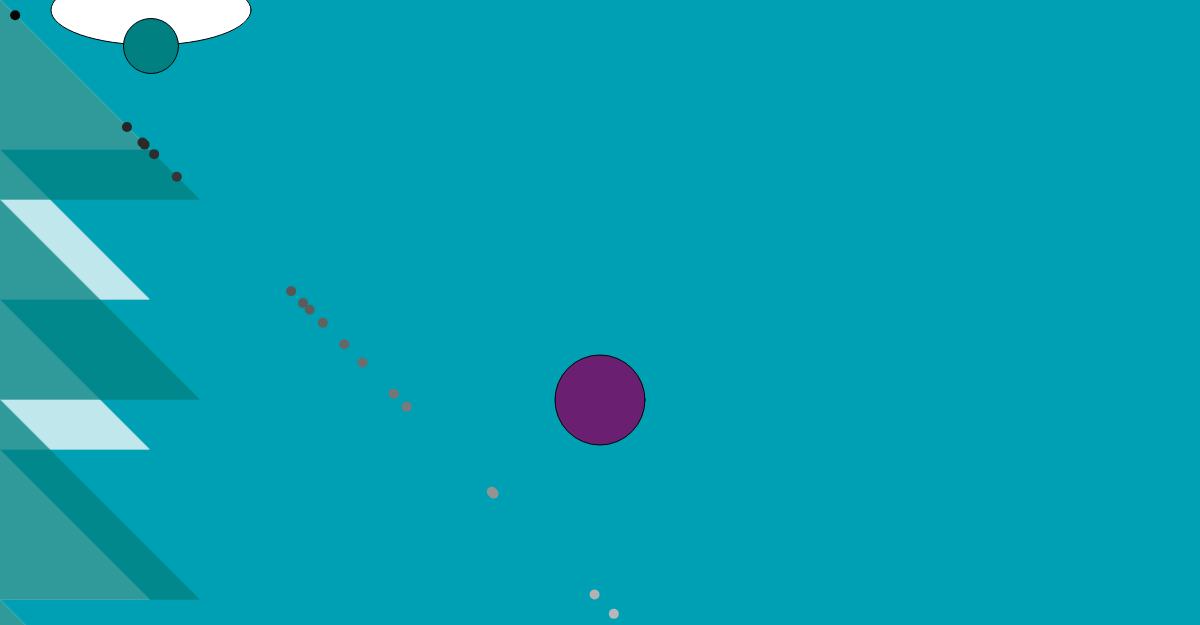
Frame 1 (no input)
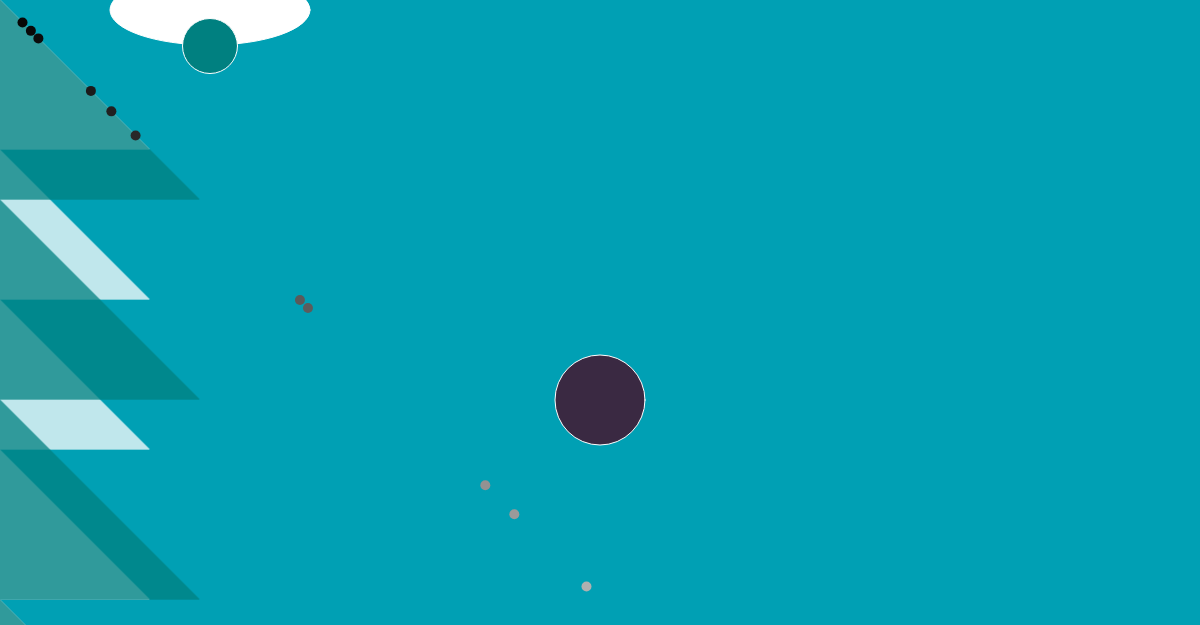
Frame 60 (no input)
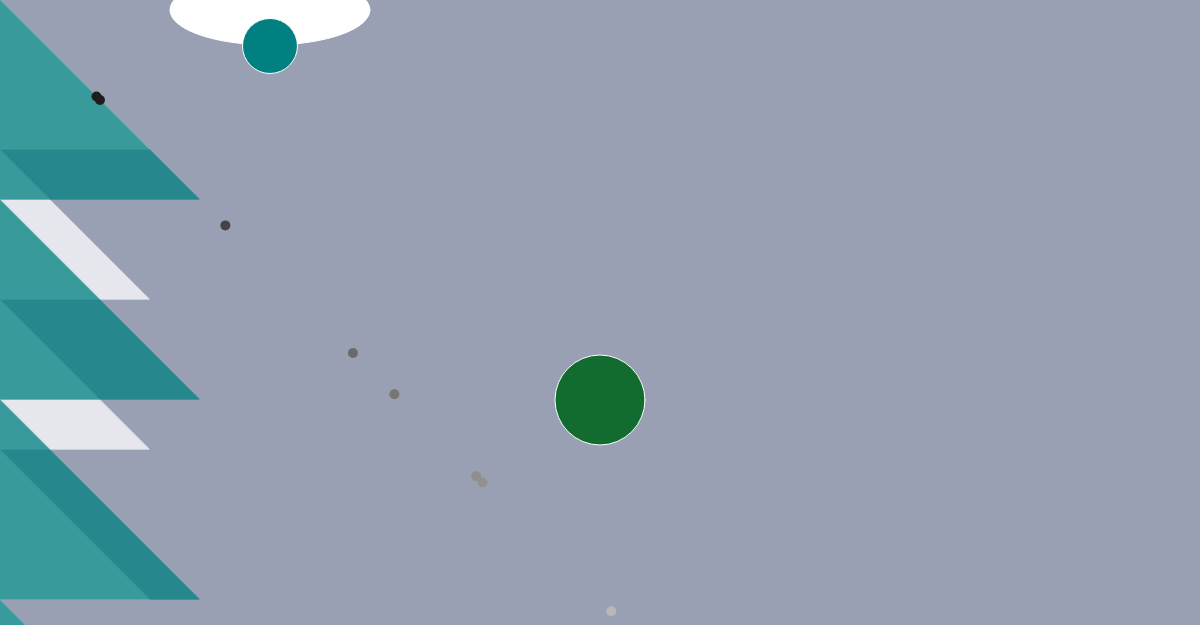
Frame 120 (the mouse pressed at the canvas centre since frame 60)

The p5.js sketch that drew these frames (run headless with seeded random() and noise() and a simulated clock; from frame 60 on, the mouse is pressed at the canvas centre):

// p5.js sketch
// ── sketch.js
 //let rand1= random( 20, 600);
//  var coTr = map( mouseX, 0, 1200, 0, 183);
  let rcol = 184
 //let pos1 = windowWidth - 80
 bcol= 180
 gcol =160

 var moveD = 150
function setup(){



   createCanvas( windowWidth, 625);


}

function draw(){
     rcol = map( mouseX, 0, 1000, 0, 255);
  moveD = moveD + 1;
  background( rcol, gcol, bcol);
  fill( 'white' );
  ellipse( moveD, 10, 200, 70);

  fill( 'teal');
  ellipse( moveD, 46, 55, 55);
  let red = floor( random(150) );
    let green = floor( random(150) );
    let blue = floor( random(150) );
  fill( red, green, blue );
  ellipse( windowWidth/2, 400, 90, 90);
  stroke('white');




  stroke('white');
  for (var i=0; i<width; i++){
    var y = i%150;
    line ( 0, i, y , i);}

  stroke( 'teal');
  for (var i=0; i<width; i++){
    var y = i%200;
    line ( 0, i, y , i);}

    //translate( 900, 300);
    scale(10.0);
    for (var rl = 0; rl < 100; rl++) {
    var r = random(500);
    stroke(r * 3);
    point(r,r);
  }


}
